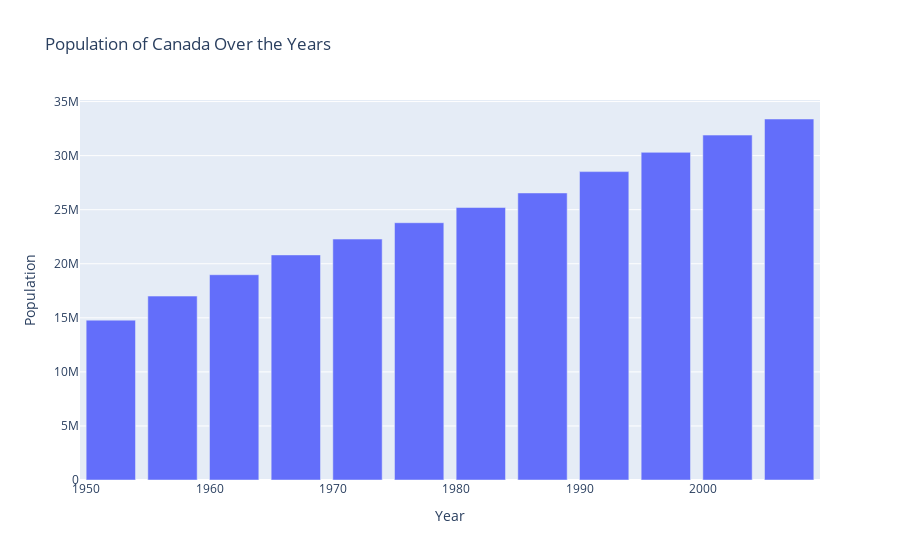

The notebook cell saved with this chart:
### Markdown cell above
4. Створіть стовпчасту діаграму (bar chart) для даних про країну Канада зі змінними "рік" (year) та "населення" (population), де:
Вісь X (x-axis) відповідає рокам (years).
Вісь Y (y-axis) відповідає кількості населення (population) Канади в кожен рік.
Діаграма повинна відображати зміну кількості населення Канади з роками.

### Code cell
data = px.data.gapminder()

canada_data = data[data['country'] == 'Canada']

fig = px.bar(
    canada_data,
    x='year',
    y='pop',
    labels={'pop': 'Population'},
    title='Population of Canada Over the Years'
)

fig.update_layout(
    xaxis_title='Year',
    yaxis_title='Population'
)

fig.show()

### Figure 1 — Plotly figure (JSON) as saved in the notebook; plotly's stock layout.template omitted (floating-point values rounded to 4 significant figures)
{"data": [{"alignmentgroup": "True", "hovertemplate": "year=%{x}<br>Population=%{y}<extra></extra>", "legendgroup": "", "marker": {"color": "#636efa", "pattern": {"shape": ""}}, "name": "", "offsetgroup": "", "orientation": "v", "showlegend": false, "textposition": "auto", "x": [1952, 1957, 1962, 1967, 1972, 1977, 1982, 1987, 1992, 1997, 2002, 2007], "xaxis": "x", "y": [14785584, 17010154, 18985849, 20819767, 22284500, 23796400, 25201900, 26549700, 28523502, 30305843, 31902268, 33390141], "yaxis": "y", "type": "bar"}], "layout": {"xaxis": {"anchor": "y", "domain": [0.0, 1.0], "title": {"text": "Year"}}, "yaxis": {"anchor": "x", "domain": [0.0, 1.0], "title": {"text": "Population"}}, "legend": {"tracegroupgap": 0}, "title": {"text": "Population of Canada Over the Years"}, "barmode": "relative"}}
